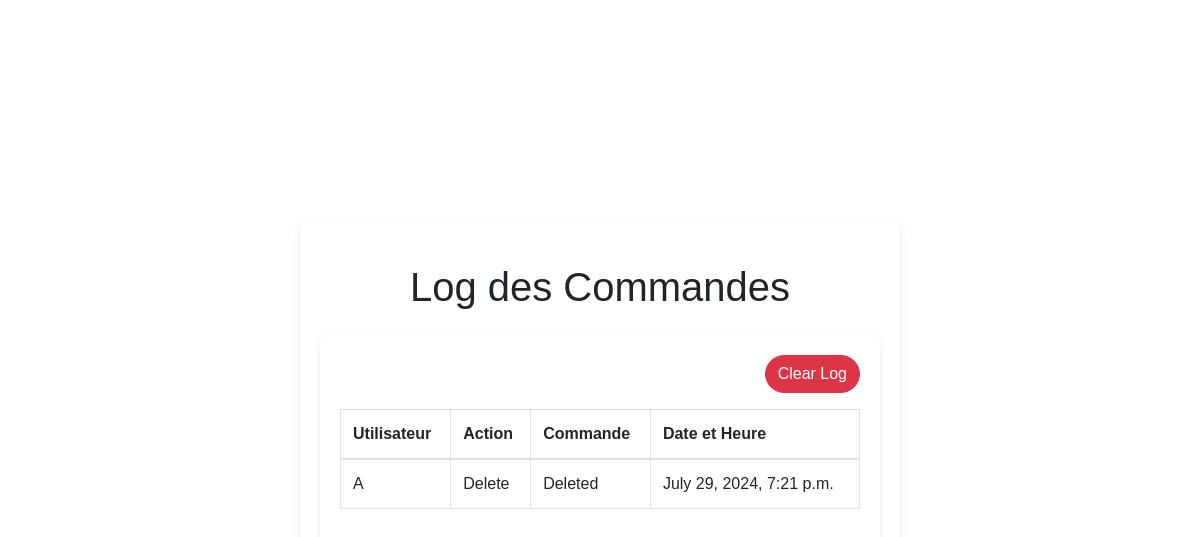
Page /application/logs/ (signed in) on the earlier database version.
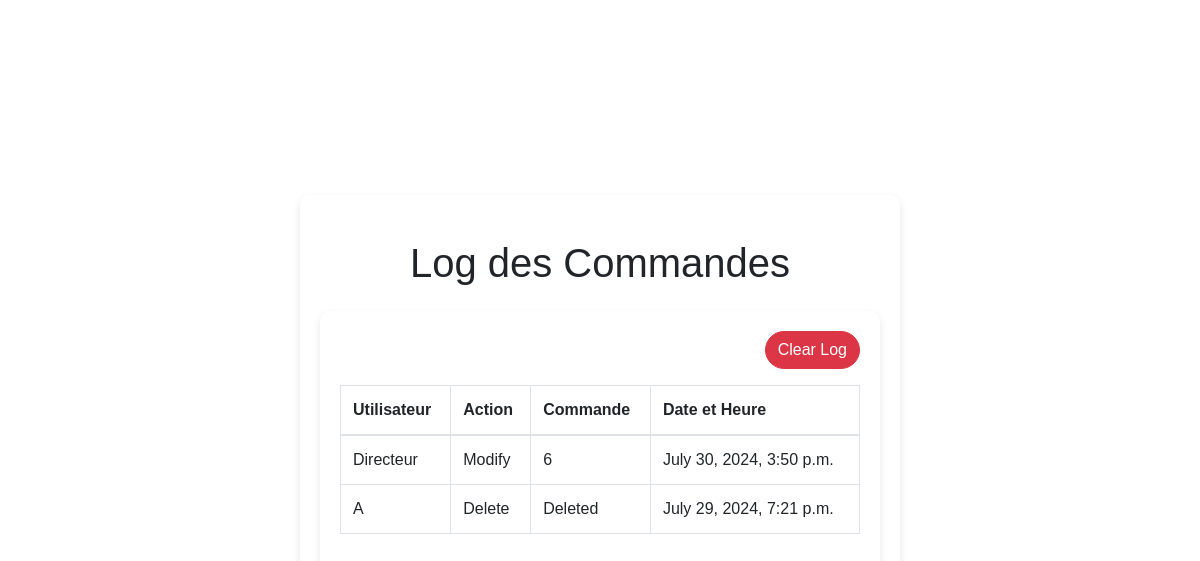
Same page on the later database version.
### Application/models.py (models this page shows, shortened)
class CommandeLog(models.Model):
    ACTION_CHOICES = [
        ('add', 'Add'),
        ('modify', 'Modify'),
        ('delete', 'Delete'),
    ]
    user = models.ForeignKey(User, on_delete=models.CASCADE)
    action = models.CharField(max_length=10, choices=ACTION_CHOICES)
    commande = models.ForeignKey(Commande, null=True, on_delete=models.SET_NULL)
    timestamp = models.DateTimeField(auto_now_add=True)

class Commande(models.Model):
    order_id = models.AutoField(primary_key=True)  # Auto-incremented primary key
    date_time = models.DateTimeField(auto_now_add=True)
    company_reference_number = models.CharField(max_length=100)
    client_name = models.CharField(max_length=100, default="")  # New field
    adresse = models.CharField(max_length=255, blank=True, null=True)
    email = models.EmailField(blank=True, null=True)
    fax = models.CharField(max_length=50, blank=True, null=True)
    ice = models.CharField(max_length=50, blank=True, null=True)
    infographiste = models.CharField(max_length=100, blank=True, null=True)
    order_status = models.CharField(max_length=50, choices=[ ('draft', 'Draft'),
        ('completed', 'Completed'),
        ('devis', 'Devis'),
        ('facture', 'Facture'),
        ('bon_livraison', 'Bon de Livraison'),
        ('situation_client', 'Situation Client')
    ])
    designations_data = models.JSONField(default=list)  # Renamed field
    options_data = models.JSONField(default=dict)  # Renamed field

### Application/views.py (the view)
# urls.py: path('logs/', views.log_view, name='log_view'),
@login_required
@user_passes_test(lambda u: u.groups.filter(name='Directeurs').exists())
def log_view(request):
    logs = CommandeLog.objects.all().order_by('-timestamp')
    return render(request, 'Application/log_view.html', {'logs': logs})

### Application/templates/Application/log_view.html (shortened to what this page needs)
{% extends "base_no_nav.html" %}
{% block content %}
<h1 class="text-center my-4">Log des Commandes</h1>
<div class="container">
    <div class="text-right mb-3">
        <form method="post" action="{% url 'clear_log' %}">
            <button type="submit" class="btn btn-danger">Clear Log</button>
        </form>
    </div>
    <table class="table table-bordered">
        <thead>
            <tr>
                <th>Utilisateur</th>
                <th>Action</th>
                <th>Commande</th>
                <th>Date et Heure</th>
            </tr>
        </thead>
        <tbody>
            {% for log in logs %}
            <tr>
                <td>{{ log.user.username }}</td>
                <td>{{ log.get_action_display }}</td>
                <td>{% if log.commande %}{{ log.commande.order_id }}{% else %}Deleted{% endif %}</td>
                <td>{{ log.timestamp }}</td>
            </tr>
            {% endfor %}
        </tbody>
    </table>
</div>
{% endblock %}

Differences in the rows shown:
added CommandeLog: user.username "Directeur", action "Modify", commande.order_id "6", timestamp "July 30, 2024, 3:50 p.m."
